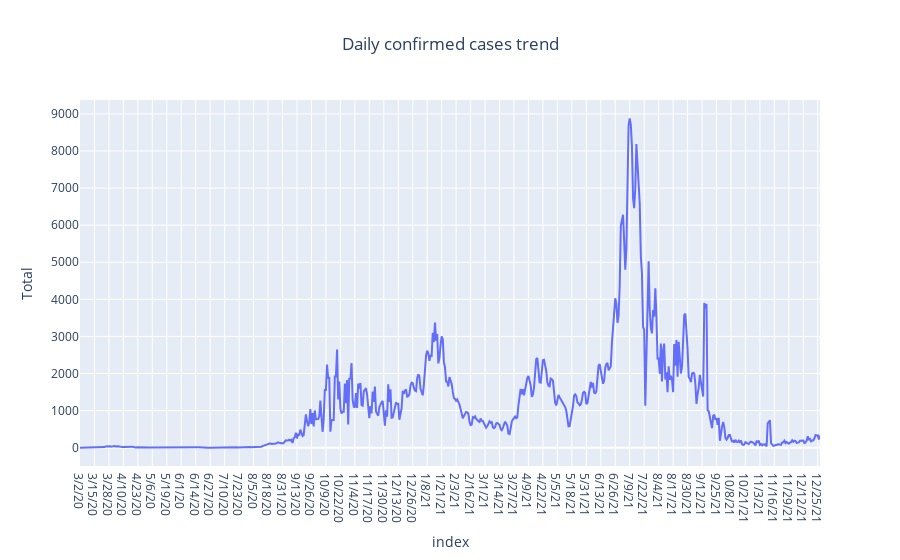

This figure's notebook cell:
### Code cell
pio.renderers.default = "plotly_mimetype"
fig = px.line(df, y='Total', x=df.index, title='Daily confirmed cases trend')
fig.update_layout(title_x=0.5)
fig.show()

### Figure 1 — Plotly figure (JSON) as saved in the notebook; plotly's stock layout.template omitted (floating-point values rounded to 4 significant figures; data arrays with more than 128 entries replaced by an {"elided": "..."} marker saying what was removed)
{"data": [{"hovertemplate": "index=%{x}<br>Total=%{y}<extra></extra>", "legendgroup": "", "line": {"color": "#636efa", "dash": "solid"}, "marker": {"symbol": "circle"}, "mode": "lines", "name": "", "orientation": "v", "showlegend": false, "type": "scatter", "x": {"elided": "666 str values"}, "xaxis": "x", "y": {"elided": "666 float values"}, "yaxis": "y"}], "layout": {"legend": {"tracegroupgap": 0}, "title": {"text": "Daily confirmed cases trend", "x": 0.5}, "xaxis": {"anchor": "y", "domain": [0, 1], "title": {"text": "index"}}, "yaxis": {"anchor": "x", "domain": [0, 1], "title": {"text": "Total"}}}}
